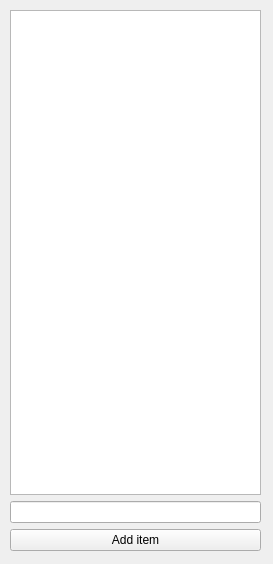
<?xml version="1.0" encoding="UTF-8"?>
<ui version="4.0">
 <class>TrendTableWidget</class>
 <widget class="QWidget" name="TrendTableWidget">
  <property name="geometry">
   <rect>
    <x>0</x>
    <y>0</y>
    <width>273</width>
    <height>564</height>
   </rect>
  </property>
  <property name="sizePolicy">
   <sizepolicy hsizetype="Expanding" vsizetype="Expanding">
    <horstretch>0</horstretch>
    <verstretch>0</verstretch>
   </sizepolicy>
  </property>
  <property name="windowTitle">
   <string>Form</string>
  </property>
  <widget class="QWidget" name="verticalLayoutWidget">
   <property name="geometry">
    <rect>
     <x>10</x>
     <y>10</y>
     <width>251</width>
     <height>541</height>
    </rect>
   </property>
   <layout class="QVBoxLayout" name="verticalLayout">
    <item>
     <widget class="QTableView" name="tableView"/>
    </item>
    <item>
     <widget class="QLineEdit" name="newDataInput">
      <property name="sizePolicy">
       <sizepolicy hsizetype="Minimum" vsizetype="Minimum">
        <horstretch>0</horstretch>
        <verstretch>0</verstretch>
       </sizepolicy>
      </property>
     </widget>
    </item>
    <item>
     <widget class="QPushButton" name="btnAddData">
      <property name="sizePolicy">
       <sizepolicy hsizetype="Minimum" vsizetype="Minimum">
        <horstretch>0</horstretch>
        <verstretch>0</verstretch>
       </sizepolicy>
      </property>
      <property name="text">
       <string>Add item</string>
      </property>
     </widget>
    </item>
   </layout>
  </widget>
 </widget>
 <resources/>
 <connections/>
</ui>
